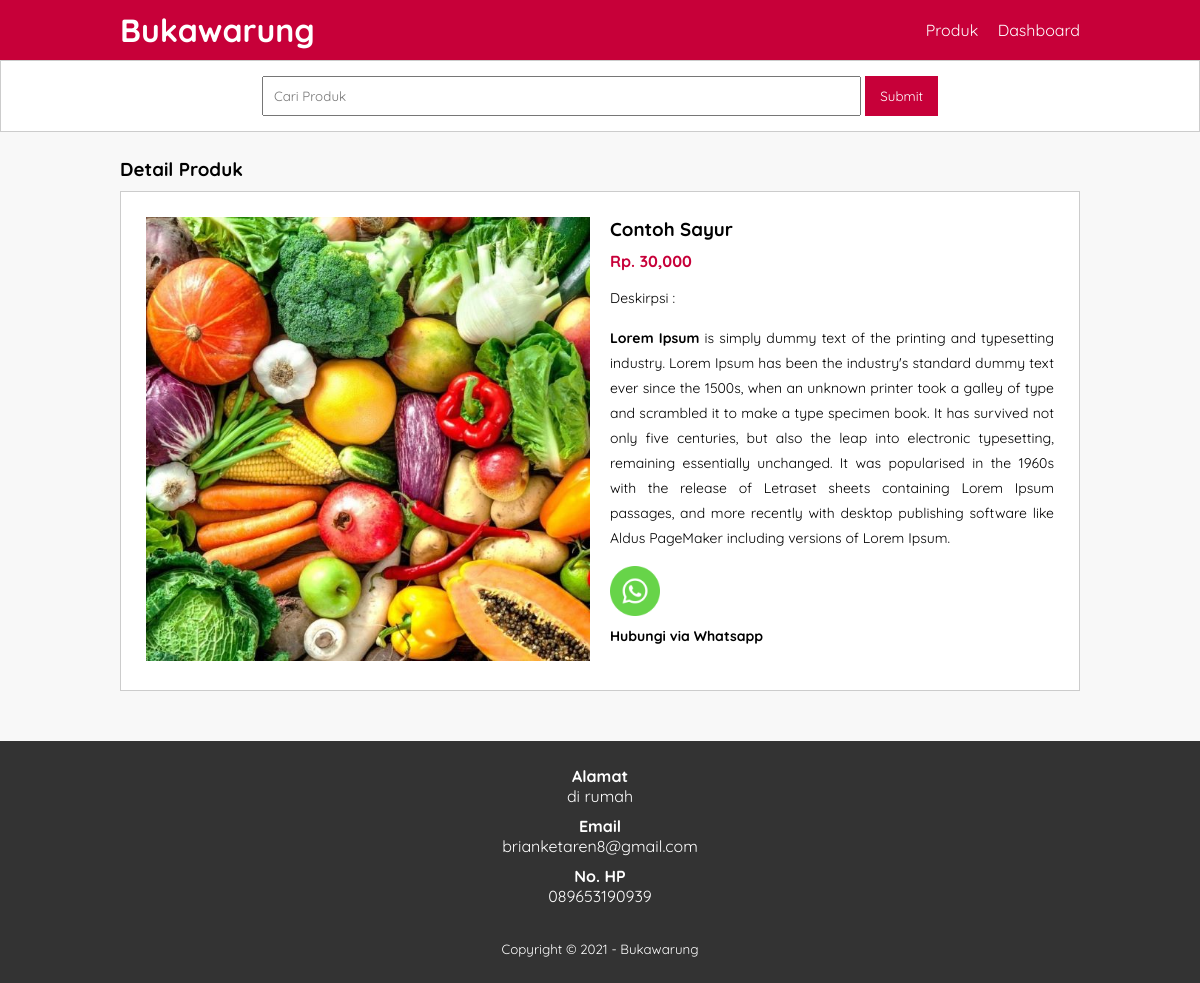
Screenshot of /detail-produk.php?id=13 with the database file from the repository.
### tables this page shows
CREATE TABLE `tb_product` (
  `product_id` int(11) NOT NULL,
  `category_id` int(11) NOT NULL,
  `product_name` varchar(1000) NOT NULL,
  `product_price` int(11) NOT NULL,
  `product_description` text NOT NULL,
  `product_image` varchar(100) NOT NULL,
  `product_status` tinyint(4) NOT NULL,
  `date_created` timestamp NOT NULL DEFAULT current_timestamp()
);

### detail-produk.php (the view, shortened to what this page needs)
<?php
include 'db.php';
$kontak = mysqli_query($conn, "SELECT admin_telp, admin_email, admin_address FROM tb_admin WHERE admin_id = 1");
$a = mysqli_fetch_object($kontak);
$id = $_GET['id'];
$produk = mysqli_query($conn, "SELECT * FROM tb_product WHERE product_id = $id");
$p = mysqli_fetch_object($produk);
?>
<!DOCTYPE html>
<html lang="id">
<head>
    <link rel="stylesheet" href="css/style.css">
</head>
<body>
    <header>
        <div class="container">
            <h1><a href="index.php">Bukawarung</a></h1>
            <ul>
                <li><a href="produk.php">Produk</a></li>
                <li><a href="dashboard.php">Dashboard</a></li>
            </ul>
        </div>
    </header>
    <div class="search">
        <div class="container">
            <form action="produk.php">
                <input type="text" name="search" placeholder="Cari Produk" value="<?= $_GET['search'] ?>">
                <input type="submit" name="cari" placeholder="Cari Produk">
            </form>
        </div>
    </div>
    <div class="section">
        <div class="container">
            <h3>Detail Produk</h3>
            <div class="box">
                <div class="col-2">
                    <img src="produk/<?php echo $p->product_image ?>" width="100%">
                </div>
                <div class="col-2">
                    <h3><?= $p->product_name ?></h3>
                    <h4>Rp. <?php echo number_format($p->product_price)  ?></h4>
                    <p>Deskirpsi :<br>
                        <?php echo $p->product_description  ?>
                    </p>
                    <p>
                        <a href="https://api.whatsapp.com/send?phone=<?= $a->admin_telp ?>&text=Hai, saya tertarik <?= $p->product_name ?> dengan produk anda" target="_blank"> <img src="img/whatsapp.png" alt="" width="50px"> <br> <b>Hubungi via Whatsapp</b></a>
                    </p>
                </div>
            </div>
        </div>
    </div>
    <div class="footer">
        <div class="container">
            <h4>Alamat</h4>
            <p><?= $a->admin_address ?></p>
            <h4>Email</h4>
            <p><?= $a->admin_email ?></p>
            <h4>No. HP</h4>
            <p><?= $a->admin_telp ?></p>
            <small>Copyright &copy; 2021 - Bukawarung</small>
        </div>
    </div>
</body>
</html>

### css/style.css (style rules this page uses)
* { margin: 0; padding: 0; font-family: 'Quicksand', sans-serif; }
body { background-color: #f8f8f8; }
a { color: inherit; text-decoration: none; }
header { background-color: #c70039; color: #fff; }
header h1 { float: left; padding: 10px 0; }
header ul { float: right; }
header ul li { display: inline-block; }
header ul li a { padding: 20px 0 20px 15px; display: inline-block; }
.container { width: 80%; margin: 0 auto; }
.container::after { content: ''; display: block; clear: both; }
.section { padding: 25px 0; }
.box { background-color: #fff; border: 1px solid #ccc; padding: 15px; box-sizing: border-box; margin: 10px 0 25px 0; }
.box::after { content: ''; display: block; clear: both; }
.search { padding: 15px 0; background-color: #fff; border: 1px solid #ccc; text-align: center; }
.search input[type='text'] { width: 60%; padding: 10px; }
.search input[type='submit'] { padding: 12px 15px; background-color: #c70039; color: #fff; border: none; cursor: pointer; }
.footer { padding: 25px; background-color: #333; color: #fff; text-align: center; }
.footer p { margin-bottom: 10px; }
.footer small { margin-top: 25px; display: inline-block; }
.col-2 { width: 50%; min-height: 200px; padding: 10px; box-sizing: border-box; float: left; }
.col-2 h3 { margin-bottom: 10px; }
.col-2 h4 { color: #c70039; }
.col-2 p { margin: 15px 0; text-align: justify; line-height: 25px; font-size: 14px; }

### rows the page displays
tb_product: product_image (picture), product_name "Contoh Sayur", product_price "30,000", product_description "Lorem Ipsum is simply dummy text of the printing and typesetting industry. Lorem Ipsum has been the industry's standard dummy text ever since the 1500s, when an unknown printer took a galley of type and scrambled it to make a type specimen book. It has survived not only five centuries, but also the leap into electronic typesetting, remaining essentially unchanged. It was popularised in the 1960s with the release of Letraset sheets containing Lorem Ipsum passages, and more recently with desktop publishing software like Aldus PageMaker including versions of Lorem Ipsum."

### other values shown
$a->admin_address "di rumah"
$a->admin_email "brianketaren8@gmail.com"
$a->admin_telp "089653190939"
